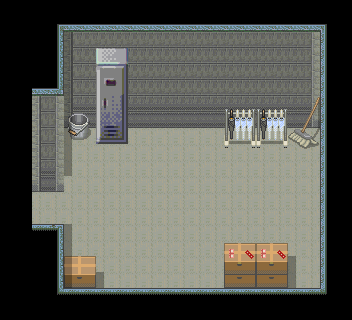

The image is a tile-based game level rendered from a .tmx file. Its description and source (layers, tilesets, objects; grid data summarised) follow:
An orthogonal 22x20 tile map with 16x16 px tiles, 6 tile layers (Base, Base2, MonoShita, MonoChu, ...), 4 tilesets and 16 objects.

<map version="1.0" orientation="orthogonal" renderorder="right-down" width="22" height="20" tilewidth="16" tileheight="16" backgroundcolor="#000000" nextobjectid="28">
 <tileset firstgid="1" name="ST-Sewer-01" tilewidth="16" tileheight="16" tilecount="1504" columns="16">
  <image source="ST-Sewer-01.png" trans="aa55ff" width="256" height="1504" />
 </tileset>
 <tileset firstgid="1505" name="ed4" tilewidth="16" tileheight="16" tilecount="480" columns="30">
  <image source="ed4.png" trans="aa55ff" width="480" height="256" />
 </tileset>
 <tileset firstgid="1985" name="ST-Convi-I01" tilewidth="16" tileheight="16" tilecount="1280" columns="16">
  <image source="ST-Convi-I01.png" trans="aa55ff" width="256" height="1280" />
 </tileset>
 <tileset firstgid="3265" name="school" tilewidth="16" tileheight="16" tilecount="1920" columns="60">
  <image source="school.png" trans="aa55ff" width="960" height="512" />
 </tileset>
 <layer name="Base" width="22" height="20">
  <properties>
   <property name="z" value="-10" />
  </properties>
  <data>[440 cells, 272 non-empty, 13 distinct tile ids]</data>
 </layer>
 <layer name="Base2" width="22" height="20">
  <properties>
   <property name="z" value="-10" />
  </properties>
  <data>[440 cells, 63 non-empty, 11 distinct tile ids]</data>
 </layer>
 <layer name="MonoShita" width="22" height="20">
  <properties>
   <property name="z" value="-10" />
  </properties>
  <data>[440 cells, 38 non-empty, 26 distinct tile ids]</data>
 </layer>
 <layer name="MonoChu" width="22" height="20">
  <properties>
   <property name="z" value="-10" />
  </properties>
  <data>[440 cells, 12 non-empty, 12 distinct tile ids]</data>
 </layer>
 <objectgroup name="collision">
  <object id="11" x="0" y="16" width="64" height="176" />
  <object id="12" x="0" y="224" width="64" height="96" />
  <object id="13" x="64" y="288" width="288" height="32" />
  <object id="14" x="320" y="32" width="32" height="256" />
  <object id="15" x="64" y="0" width="256" height="128" />
  <object id="16" x="224" y="128" width="96" height="16" />
  <object id="17" x="64" y="128" width="64" height="16" />
  <object id="18" x="64" y="272" width="32" height="16" />
  <object id="19" x="224" y="256" width="64" height="32" />
 </objectgroup>
 <objectgroup name="event">
  <object id="20" x="320" y="0" width="32" height="32">
   <properties>
    <property name="EventID" value="1" />
    <property name="trigger" value="0" />
   </properties>
  </object>
  <object id="21" x="0" y="192" width="32" height="32">
   <properties>
    <property name="EventID" value="2" />
    <property name="trigger" value="1" />
   </properties>
  </object>
  <object id="24" x="96" y="112" width="32" height="32">
   <properties>
    <property name="EventID" value="4" />
    <property name="trigger" value="2" />
   </properties>
  </object>
  <object id="25" x="64" y="112" width="32" height="32">
   <properties>
    <property name="EventID" value="5" />
    <property name="trigger" value="2" />
   </properties>
  </object>
  <object id="26" x="288" y="112" width="32" height="32">
   <properties>
    <property name="EventID" value="6" />
    <property name="trigger" value="2" />
   </properties>
  </object>
  <object id="27" x="224" y="112" width="64" height="32">
   <properties>
    <property name="EventID" value="7" />
    <property name="trigger" value="2" />
   </properties>
  </object>
 </objectgroup>
 <objectgroup name="item">
  <object id="23" x="288" y="272" width="32" height="32">
   <properties>
    <property name="EventID" value="3" />
    <property name="objID" value="1512" />
    <property name="trigger" value="2" />
   </properties>
  </object>
 </objectgroup>
 <layer name="CharaUe" width="22" height="20">
  <data>[440 cells, 6 non-empty, 4 distinct tile ids]</data>
 </layer>
 <layer name="shadow" width="22" height="20">
  <data>[440 cells, 16 non-empty, 1 distinct tile ids]</data>
 </layer>
</map>
